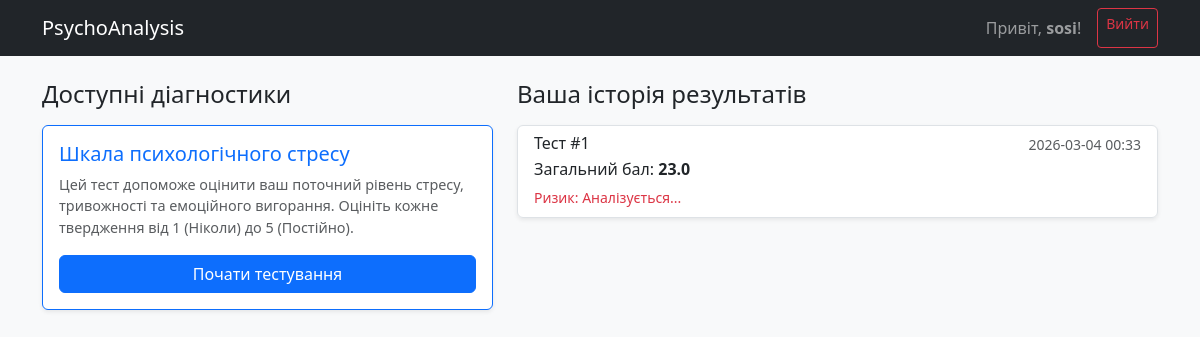
The page /dashboard (signed in) on the database as committed earlier.
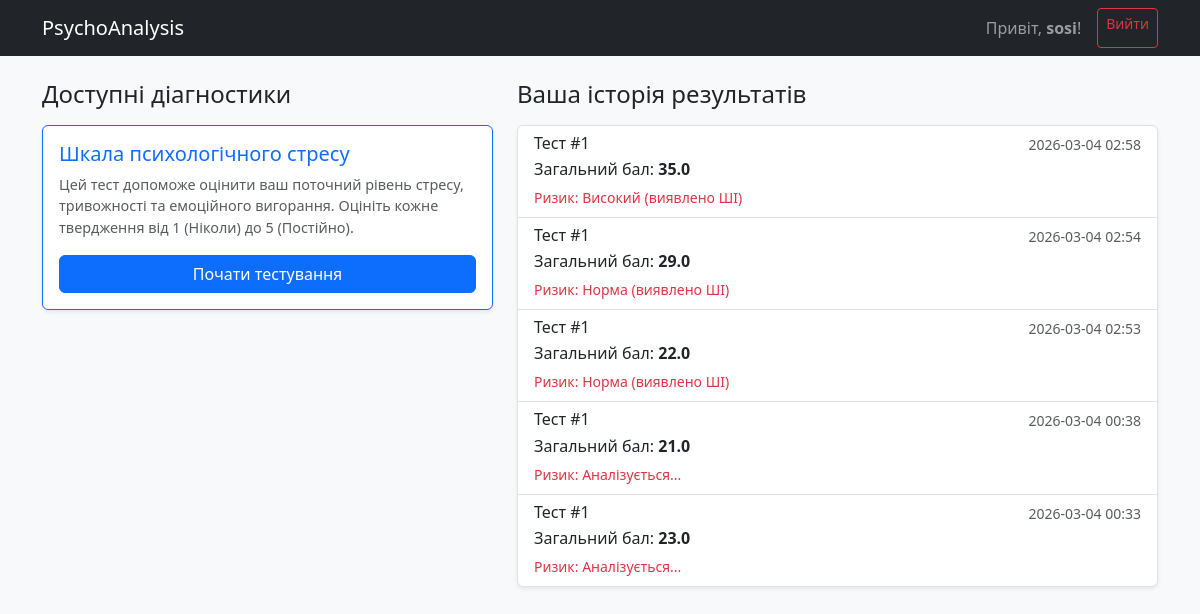
The same page on the database as committed later.
### app/models.py (models this page shows)
class User(Base):
    __tablename__ = "users"
    id = Column(Integer, primary_key=True, index=True)
    username = Column(String, unique=True, index=True)
    password_hash = Column(String)
    is_psychologist = Column(Boolean, default=False)
    results = relationship("TestResult", back_populates="user")

class PsychologicalTest(Base):
    __tablename__ = "tests"
    id = Column(Integer, primary_key=True, index=True)
    title = Column(String)
    description = Column(Text)
    questions = relationship("Question", back_populates="test")

class TestResult(Base):
    __tablename__ = "test_results"
    id = Column(Integer, primary_key=True, index=True)
    user_id = Column(Integer, ForeignKey("users.id"))
    test_id = Column(Integer, ForeignKey("tests.id"))
    timestamp = Column(DateTime, default=datetime.datetime.utcnow)
    answers_json = Column(Text)
    total_score = Column(Float)
    ml_risk_level = Column(String)
    nlp_insights = Column(Text)
    user = relationship("User", back_populates="results")

### app/main.py (the view)
@app.get("/dashboard", response_class=HTMLResponse)
def dashboard(request: Request, db: Session = Depends(get_db)):
    token = request.cookies.get("access_token")
    if not token:
        return RedirectResponse(url="/login")
    username = auth.decode_access_token(token)
    if not username:
        return RedirectResponse(url="/login")
    user = db.query(models.User).filter(models.User.username == username).first()
    available_tests = db.query(models.PsychologicalTest).all()
    user_results = db.query(models.TestResult).filter(models.TestResult.user_id == user.id).order_by(
        models.TestResult.timestamp.desc()).all()
    return templates.TemplateResponse("dashboard.html", {
        "request": request,
        "user": user,
        "tests": available_tests,
        "results": user_results
    })

### templates/dashboard.html (shortened to what this page needs)
<!DOCTYPE html>
<html lang="uk">
<head>
    <link href="https://cdn.jsdelivr.net/npm/bootstrap@5.3.0/dist/css/bootstrap.min.css" rel="stylesheet">
</head>
<body class="bg-light">
    <nav class="navbar navbar-expand-lg navbar-dark bg-dark mb-4">
        <div class="container">
            <a class="navbar-brand" href="#">PsychoAnalysis</a>
            <div class="d-flex">
                <span class="navbar-text me-3">Привіт, <strong>{{ user.username }}</strong>!</span>
                <a href="/logout" class="btn btn-outline-danger btn-sm">Вийти</a>
            </div>
        </div>
    </nav>
    <div class="container">
        <div class="row mt-4">
            <div class="col-md-5">
                <h4 class="mb-3">Доступні діагностики</h4>
                {% for test in tests %}
                <div class="card shadow-sm mb-3 border-primary">
                    <div class="card-body">
                        <h5 class="card-title text-primary">{{ test.title }}</h5>
                        <p class="card-text text-muted" style="font-size: 0.9em;">{{ test.description }}</p>
                        <a href="/test/{{ test.id }}" class="btn btn-primary w-100">Почати тестування</a>
                    </div>
                </div>
                {% endfor %}
            </div>
            <div class="col-md-7">
                <h4 class="mb-3">Ваша історія результатів</h4>
                {% if results %}
                    <div class="list-group shadow-sm">
                        {% for res in results %}
                        <div class="list-group-item list-group-item-action">
                            <div class="d-flex w-100 justify-content-between">
                                <h6 class="mb-1">Тест #{{ res.test_id }}</h6>
                                <small class="text-muted">{{ res.timestamp.strftime('%Y-%m-%d %H:%M') }}</small>
                            </div>
                            <p class="mb-1">Загальний бал: <strong>{{ res.total_score }}</strong></p>
                            <small class="text-danger">Ризик: {{ res.ml_risk_level }}</small>
                        </div>
                        {% endfor %}
                    </div>
                {% else %}
                    <div class="alert alert-secondary">Ви ще не пройшли жодного тесту.</div>
                {% endif %}
            </div>
        </div>
    </div>
</body>
</html>

Rows that differ between the two databases and show on the page:
added TestResult: test_id "1", timestamp "2026-03-04 02:58", total_score "35.0", ml_risk_level "Високий (виявлено ШІ)"
added TestResult: test_id "1", timestamp "2026-03-04 02:54", total_score "29.0", ml_risk_level "Норма (виявлено ШІ)"
added TestResult: test_id "1", timestamp "2026-03-04 02:53", total_score "22.0", ml_risk_level "Норма (виявлено ШІ)"
added TestResult: test_id "1", timestamp "2026-03-04 00:38", total_score "21.0", ml_risk_level "Аналізується..."
